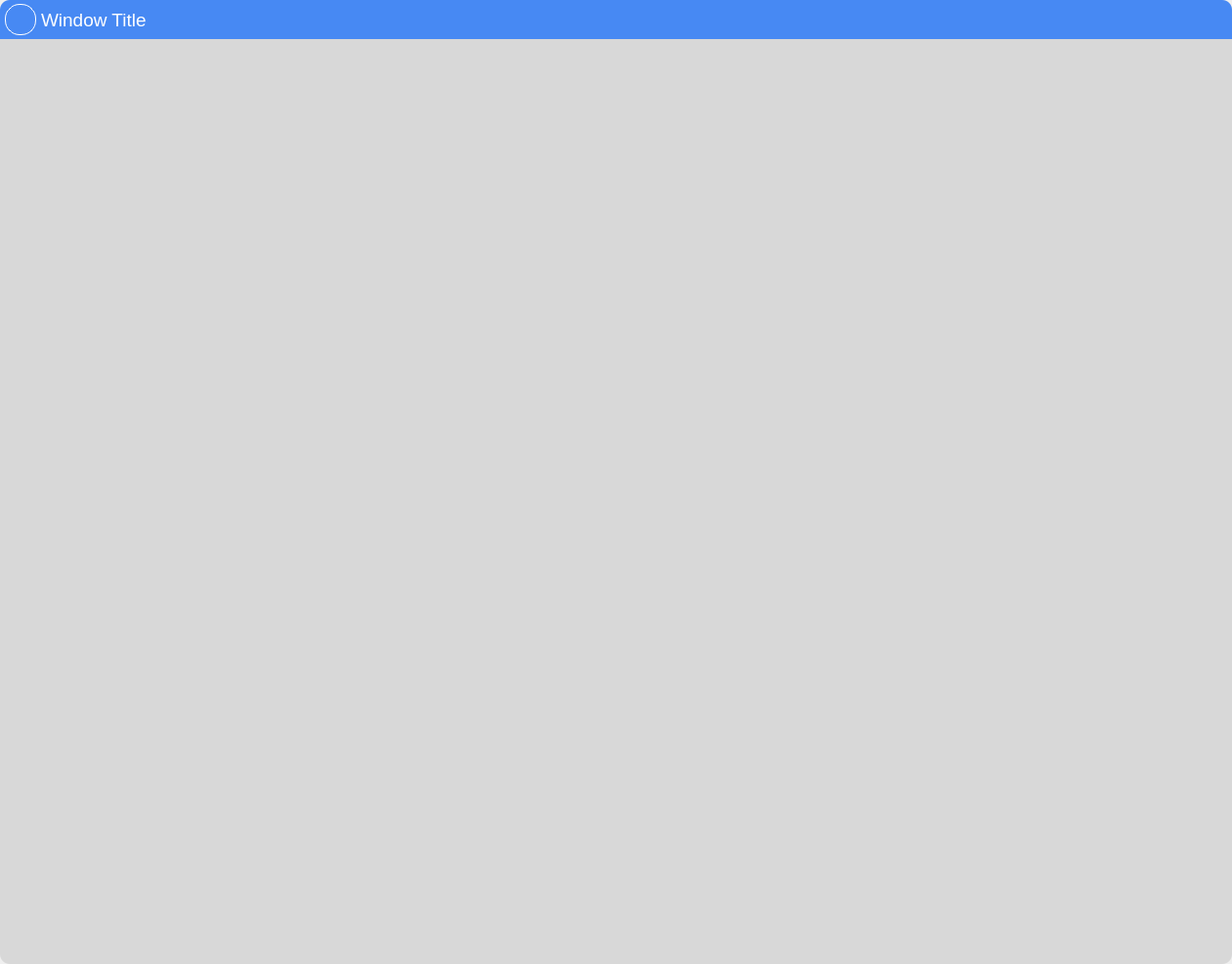
<?xml version="1.0" encoding="UTF-8"?>
<ui version="4.0">
 <class>MainWindow</class>
 <widget class="QMainWindow" name="MainWindow">
  <property name="geometry">
   <rect>
    <x>0</x>
    <y>0</y>
    <width>1261</width>
    <height>987</height>
   </rect>
  </property>
  <property name="windowTitle">
   <string>MainWindow</string>
  </property>
  <property name="styleSheet">
   <string notr="true">#title_frame {
    border-top-left-radius: 10px;  /* Rounds the top left corner of the title frame */
    background-color: #4789f3;  /* Sets a blue background color for the title frame, making it stand out */
}

#main_frame {
    border-bottom-right-radius: 10px;  /* Rounds the bottom right corner of the main frame */
    border-bottom-left-radius: 10px;  /* Rounds the bottom left corner of the main frame */
    background-color: #d8d8d8;  /* Sets a light grey background color for the main frame */
}

#title_frame QLabel {
    color: #fff;  /* Sets the text color to white for labels in the title frame for better readability */
    background-color: transparent;  /* Ensures the label background is transparent */
}

#icon_label {
	min-width: 30px;  /* Sets a minimum width for the icon label */
    min-height: 30px;  /* Sets a minimum height for the icon label */
    max-width: 30px;  /* Sets a maximum width for the icon label to ensure it stays a fixed size */
    max-height: 30px;  /* Sets a maximum height for the icon label */
    border-radius: 15px;  /* Rounds the edges of the icon label to make it circular */
	border: 1px solid #fff;
}

#title_frame QPushButton {
    border: none;  /* Removes the border from QPushButton in the title frame for a cleaner look */
    width: 50px;  /* Sets the width of the button */
    height: 40px;  /* Sets the height of the button */
}

#maxmize_btn:hover, #minimize_btn:hover {
    background-color: #d8d8d8;  /* Changes the background color of maximize and minimize buttons on hover for visual feedback */
}

#close_btn:hover {
    background-color: #c42b1c;  /* Changes the background color of the close button on hover to a distinct red, indicating a destructive action */
}

#close_btn, #title_frame {
    border-top-right-radius: 10px;  /* Rounds the top right corner of the close button and the title frame for a softened edge */
}
</string>
  </property>
  <widget class="QWidget" name="centralwidget">
   <layout class="QGridLayout" name="gridLayout">
    <property name="leftMargin">
     <number>0</number>
    </property>
    <property name="topMargin">
     <number>0</number>
    </property>
    <property name="rightMargin">
     <number>0</number>
    </property>
    <property name="bottomMargin">
     <number>0</number>
    </property>
    <property name="spacing">
     <number>0</number>
    </property>
    <item row="0" column="0">
     <widget class="QFrame" name="title_frame">
      <property name="minimumSize">
       <size>
        <width>0</width>
        <height>40</height>
       </size>
      </property>
      <property name="maximumSize">
       <size>
        <width>16777215</width>
        <height>40</height>
       </size>
      </property>
      <property name="frameShape">
       <enum>QFrame::StyledPanel</enum>
      </property>
      <property name="frameShadow">
       <enum>QFrame::Raised</enum>
      </property>
      <layout class="QHBoxLayout" name="horizontalLayout_3">
       <property name="spacing">
        <number>0</number>
       </property>
       <property name="leftMargin">
        <number>5</number>
       </property>
       <property name="topMargin">
        <number>0</number>
       </property>
       <property name="rightMargin">
        <number>0</number>
       </property>
       <property name="bottomMargin">
        <number>0</number>
       </property>
       <item>
        <layout class="QHBoxLayout" name="horizontalLayout_2">
         <property name="spacing">
          <number>5</number>
         </property>
         <item>
          <widget class="QLabel" name="icon_label">
           <property name="text">
            <string/>
           </property>
          </widget>
         </item>
         <item>
          <widget class="QLabel" name="label_2">
           <property name="font">
            <font>
             <pointsize>14</pointsize>
            </font>
           </property>
           <property name="text">
            <string>Window Title</string>
           </property>
          </widget>
         </item>
        </layout>
       </item>
       <item>
        <spacer name="horizontalSpacer">
         <property name="orientation">
          <enum>Qt::Horizontal</enum>
         </property>
         <property name="sizeHint" stdset="0">
          <size>
           <width>952</width>
           <height>20</height>
          </size>
         </property>
        </spacer>
       </item>
       <item>
        <layout class="QHBoxLayout" name="horizontalLayout">
         <property name="spacing">
          <number>0</number>
         </property>
         <item>
          <widget class="QPushButton" name="minimize_btn">
           <property name="text">
            <string/>
           </property>
           <property name="icon">
            <iconset>
             <normaloff>icon/minimize.svg</normaloff>icon/minimize.svg</iconset>
           </property>
           <property name="iconSize">
            <size>
             <width>20</width>
             <height>20</height>
            </size>
           </property>
          </widget>
         </item>
         <item>
          <widget class="QPushButton" name="maxmize_btn">
           <property name="text">
            <string/>
           </property>
           <property name="icon">
            <iconset>
             <normaloff>icon/full_window.svg</normaloff>
             <normalon>icon/normal_window.svg</normalon>icon/full_window.svg</iconset>
           </property>
          </widget>
         </item>
         <item>
          <widget class="QPushButton" name="close_btn">
           <property name="text">
            <string/>
           </property>
           <property name="icon">
            <iconset>
             <normaloff>icon/close.svg</normaloff>icon/close.svg</iconset>
           </property>
           <property name="iconSize">
            <size>
             <width>20</width>
             <height>20</height>
            </size>
           </property>
          </widget>
         </item>
        </layout>
       </item>
      </layout>
     </widget>
    </item>
    <item row="1" column="0">
     <widget class="QFrame" name="main_frame">
      <property name="frameShape">
       <enum>QFrame::StyledPanel</enum>
      </property>
      <property name="frameShadow">
       <enum>QFrame::Raised</enum>
      </property>
     </widget>
    </item>
   </layout>
  </widget>
 </widget>
 <resources/>
 <connections/>
</ui>
